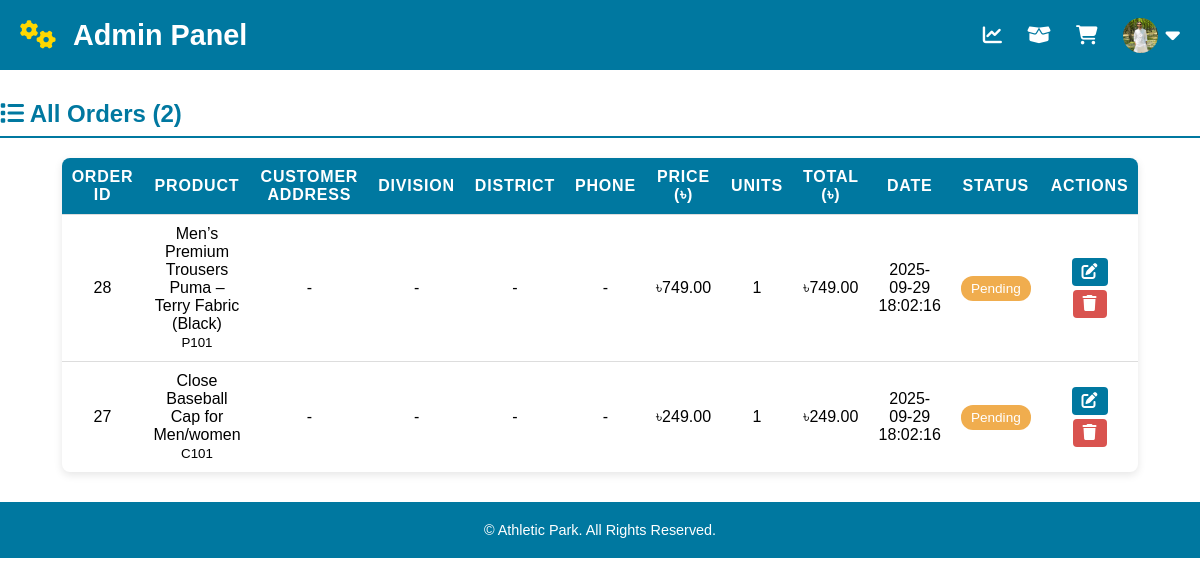
The app's page /admin/orders_d.php (signed in) with its own data.
### tables this page shows
CREATE TABLE `users` (
  `id` int(11) NOT NULL,
  `fname` varchar(255) NOT NULL,
  `lname` varchar(255) NOT NULL,
  `address` varchar(255) NOT NULL,
  `phone` varchar(20) NOT NULL,
  `district` varchar(100) NOT NULL,
  `division` varchar(50) NOT NULL,
  `email` varchar(255) NOT NULL,
  `password` varchar(15) NOT NULL,
  `type` varchar(20) NOT NULL DEFAULT 'user',
  `profile_img` varchar(255) DEFAULT 'default.png'
);

CREATE TABLE `orders` (
  `id` int(15) NOT NULL,
  `product_code` varchar(255) NOT NULL,
  `product_name` varchar(255) NOT NULL,
  `product_desc` varchar(255) NOT NULL,
  `price` int(10) NOT NULL,
  `units` int(5) NOT NULL,
  `total` int(15) NOT NULL,
  `date` timestamp NOT NULL DEFAULT current_timestamp(),
  `email` varchar(255) NOT NULL,
  `status` varchar(20) NOT NULL DEFAULT 'Pending'
);

### admin/orders_d.php (the view, shortened to what this page needs)
<?php
include '../config.php';
$orders = $mysqli->query("
    SELECT o.*, u.address, u.division, u.district, u.phone
    FROM orders o
    LEFT JOIN users u ON o.email = u.email
    ORDER BY o.date DESC
");
$total_orders = $orders ? $orders->num_rows : 0;
?>
<?php include 'header.php'; ?>
<div class="orders-container">
    <h3><i class="fa fa-list"></i> All Orders (<?php echo $total_orders; ?>)</h3>
    <table class="orders-table">
        <tr>
            <th>Order ID</th>
            <th>Product</th>
            <th>Customer Address</th>
            <th>Division</th>
            <th>District</th>
            <th>Phone</th>
            <th>Price (৳)</th>
            <th>Units</th>
            <th>Total (৳)</th>
            <th>Date</th>
            <th>Status</th>
            <th>Actions</th>
        </tr>
        <?php
        if($orders && $orders->num_rows > 0){
            while($row = $orders->fetch_assoc()){
                $statusClass = "pending";
                echo '<tr>
                        <td>'.$row['id'].'</td>
                        <td>'.$row['product_name'].'<br><small>'.$row['product_code'].'</small></td>
                        <td>'.($row['address'] ?? '-').'</td>
                        <td>'.($row['division'] ?? '-').'</td>
                        <td>'.($row['district'] ?? '-').'</td>
                        <td>'.($row['phone'] ?? '-').'</td>
                        <td>৳'.number_format($row['price'],2).'</td>
                        <td>'.$row['units'].'</td>
                        <td>৳'.number_format($row['total'],2).'</td>
                        <td>'.$row['date'].'</td>
                        <td><span class="badge '.$statusClass.'">'.($row['status'] ?? "Pending").'</span></td>
                        <td>
                            <a href="order_edit.php?id='.$row['id'].'" class="btn btn-edit"><i class="fa fa-edit"></i></a>
                            <a href="order_delete.php?id='.$row['id'].'" class="btn btn-delete" onclick="return confirm(\'Are you sure?\')"><i class="fa fa-trash"></i></a>
                        </td>
                      </tr>';
            }
        } else {
            echo '<tr><td colspan="12">No orders found.</td></tr>';
        }
        ?>
    </table>
</div>
<?php include 'footer.php'; ?>

### admin/header.php (shortened to what this page needs)
<!DOCTYPE html>
<html lang="en">
<head>
<link rel="stylesheet" href="https://cdnjs.cloudflare.com/ajax/libs/font-awesome/6.4.0/css/all.min.css">
</head>
<body>
<nav>
  <div class="nav-container">
    <div class="logo">
      <a href="admin_account.php"><i class="fas fa-cogs"></i> Admin Panel</a>
    </div>
    <ul id="menu">
      <li><a href="admin_account.php"><i class="fas fa-chart-line"></i></a></li>
      <li><a href="product_list.php"><i class="fas fa-box-open"></i></a></li>
      <li><a href="orders_d.php"><i class="fas fa-shopping-cart"></i></a></li>
      <li>
        <?php
        $user_img = '../images/users/default.png';
        if(isset($_SESSION['id'])){
            include '../config.php';
            $result = $mysqli->query("SELECT profile_img FROM users WHERE id=".$_SESSION['id']);
            if($result && $row = $result->fetch_assoc()){
                if(!empty($row['profile_img'])){
                    $user_img = '../images/users/'.$row['profile_img'];
                }
            }
        }
        echo '<a href="#"><img src="'.htmlspecialchars($user_img).'" alt="Admin" style="width:35px;height:35px;border-radius:50%;object-fit:cover;margin-right:5px;"><i class="fas fa-caret-down" style="font-size:1.2em;margin-left:3px;"></i></a>';
        ?>
      </li>
    </ul>
  </div>
</nav>

### admin/header.php (style rules this page uses)
body { margin:0; font-family: 'Arial', sans-serif; }
nav { background:#0078A0; padding:0 20px; }
nav .nav-container { display:flex; justify-content:space-between; align-items:center; height:70px; max-width:1200px; margin:auto; }
nav .logo a { color:#fff; font-size:1.8em; font-weight:bold; text-decoration:none; }
nav .logo a i { color:#FFD700; margin-right:10px; }
nav ul { display:flex; list-style:none; margin:0; padding:0; align-items:center; gap:25px; }
nav ul li { position:relative; }
nav ul li a { color:#fff; text-decoration:none; display:flex; align-items:center; justify-content:center; height:70px; transition:0.3s; font-size:1.2em; }

### admin/orders_d.php (style rules this page uses)
.orders-container { max-width: 1200px; margin: 30px auto; font-family: Arial, sans-serif; }
.orders-container h3 { color: #0078A0; font-size: 24px; margin-bottom: 20px; border-bottom: 2px solid #0078A0; padding-bottom: 8px; }
.orders-table { width: 80%; margin: auto; border-collapse: collapse; background: #fff; border-radius: 8px; overflow: hidden; box-shadow: 0 3px 8px rgba(0,0,0,0.1); }
.orders-table th, .orders-table td { padding: 10px 10px; text-align: center; }
.orders-table th { background: #0078A0; color: #fff; font-weight: 600; text-transform: uppercase; letter-spacing: 0.05em; }
.orders-table tr { border-bottom: 1px solid #ddd; }
.orders-table tr:last-child { border-bottom: none; }
.orders-table td .badge { padding: 5px 10px; border-radius: 12px; color: #fff; font-size: 0.85em; }
.badge.pending { background: #f0ad4e; }
.btn { display: inline-block; padding: 5px 10px; margin: 2px; border-radius: 4px; text-decoration: none; color: #fff; transition: 0.3s; }
.btn-edit { background: #0078A0; }
.btn-delete { background: #d9534f; }

### records on screen
users: profile_img (picture)
orders: id "28", product_name "Men’s Premium Trousers Puma – Terry Fabric (Black)", product_code "P101", address "-", division "-", district "-", phone "-", price "749.00", units "1", total "749.00", date "2025-09-29 18:02:16", status "Pending"
orders: id "27", product_name "Close Baseball Cap for Men/women", product_code "C101", address "-", division "-", district "-", phone "-", price "249.00", units "1", total "249.00", date "2025-09-29 18:02:16", status "Pending"

### other values on screen
$total_orders "2"
